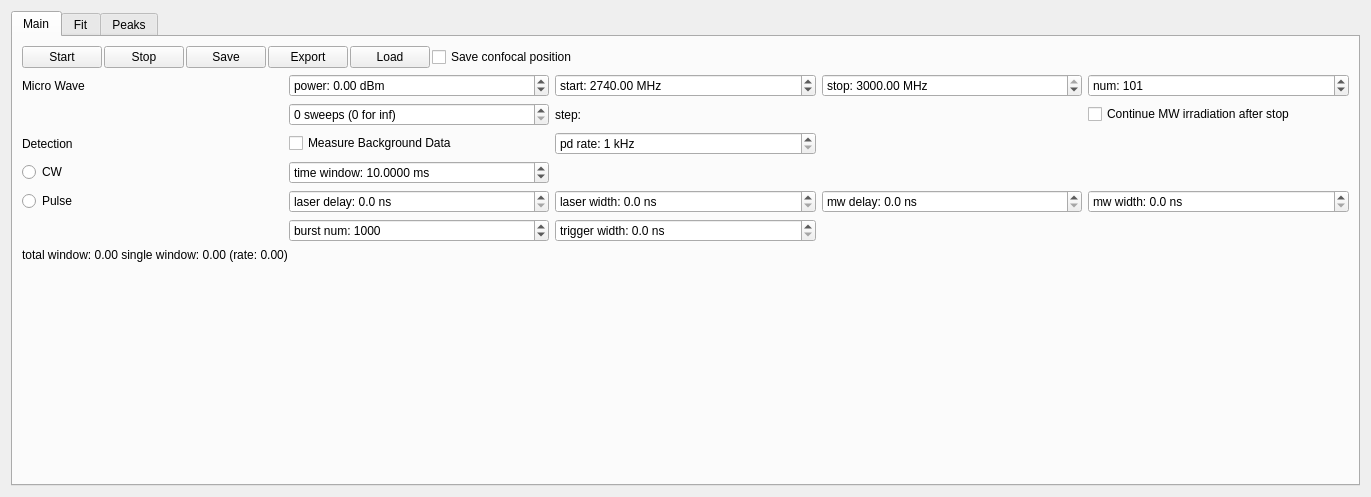
<?xml version="1.0" encoding="UTF-8"?>
<ui version="4.0">
 <class>ODMR</class>
 <widget class="QWidget" name="ODMR">
  <property name="geometry">
   <rect>
    <x>0</x>
    <y>0</y>
    <width>1371</width>
    <height>497</height>
   </rect>
  </property>
  <property name="windowTitle">
   <string>ODMR</string>
  </property>
  <layout class="QVBoxLayout" name="verticalLayout_2">
   <item>
    <widget class="QTabWidget" name="tabWidget">
     <property name="sizePolicy">
      <sizepolicy hsizetype="Expanding" vsizetype="Preferred">
       <horstretch>0</horstretch>
       <verstretch>0</verstretch>
      </sizepolicy>
     </property>
     <property name="currentIndex">
      <number>0</number>
     </property>
     <widget class="QWidget" name="measTab">
      <attribute name="title">
       <string>Main</string>
      </attribute>
      <layout class="QVBoxLayout" name="verticalLayout">
       <item>
        <layout class="QHBoxLayout" name="horizontalLayout">
         <property name="spacing">
          <number>2</number>
         </property>
         <item>
          <widget class="QPushButton" name="startButton">
           <property name="text">
            <string>Start</string>
           </property>
          </widget>
         </item>
         <item>
          <widget class="QPushButton" name="stopButton">
           <property name="text">
            <string>Stop</string>
           </property>
          </widget>
         </item>
         <item>
          <widget class="QPushButton" name="saveButton">
           <property name="text">
            <string>Save</string>
           </property>
          </widget>
         </item>
         <item>
          <widget class="QPushButton" name="exportButton">
           <property name="text">
            <string>Export</string>
           </property>
          </widget>
         </item>
         <item>
          <widget class="QPushButton" name="loadButton">
           <property name="text">
            <string>Load</string>
           </property>
          </widget>
         </item>
         <item>
          <widget class="QCheckBox" name="saveconfocalBox">
           <property name="text">
            <string>Save confocal position</string>
           </property>
          </widget>
         </item>
         <item>
          <spacer name="horizontalSpacer_3">
           <property name="orientation">
            <enum>Qt::Horizontal</enum>
           </property>
           <property name="sizeType">
            <enum>QSizePolicy::Expanding</enum>
           </property>
           <property name="sizeHint" stdset="0">
            <size>
             <width>100</width>
             <height>20</height>
            </size>
           </property>
          </spacer>
         </item>
        </layout>
       </item>
       <item>
        <layout class="QGridLayout" name="gridLayout_2">
         <item row="0" column="2">
          <widget class="QDoubleSpinBox" name="startBox">
           <property name="prefix">
            <string>start: </string>
           </property>
           <property name="suffix">
            <string> MHz</string>
           </property>
           <property name="decimals">
            <number>2</number>
           </property>
           <property name="minimum">
            <double>10.000000000000000</double>
           </property>
           <property name="maximum">
            <double>3000.000000000000000</double>
           </property>
           <property name="singleStep">
            <double>100.000000000000000</double>
           </property>
           <property name="value">
            <double>2740.000000000000000</double>
           </property>
          </widget>
         </item>
         <item row="0" column="0">
          <widget class="QLabel" name="label_6">
           <property name="text">
            <string>Micro Wave</string>
           </property>
          </widget>
         </item>
         <item row="5" column="1">
          <widget class="QSpinBox" name="bnumBox">
           <property name="suffix">
            <string/>
           </property>
           <property name="prefix">
            <string>burst num: </string>
           </property>
           <property name="minimum">
            <number>1</number>
           </property>
           <property name="maximum">
            <number>999999</number>
           </property>
           <property name="singleStep">
            <number>100</number>
           </property>
           <property name="value">
            <number>1000</number>
           </property>
          </widget>
         </item>
         <item row="4" column="3">
          <widget class="QDoubleSpinBox" name="mwdelayBox">
           <property name="prefix">
            <string>mw delay: </string>
           </property>
           <property name="suffix">
            <string> ns</string>
           </property>
           <property name="decimals">
            <number>1</number>
           </property>
           <property name="singleStep">
            <double>10.000000000000000</double>
           </property>
          </widget>
         </item>
         <item row="0" column="1">
          <widget class="QDoubleSpinBox" name="powerBox">
           <property name="prefix">
            <string>power: </string>
           </property>
           <property name="suffix">
            <string> dBm</string>
           </property>
           <property name="minimum">
            <double>-65.000000000000000</double>
           </property>
           <property name="maximum">
            <double>54.000000000000000</double>
           </property>
           <property name="value">
            <double>0.000000000000000</double>
           </property>
          </widget>
         </item>
         <item row="3" column="0">
          <widget class="QRadioButton" name="cwButton">
           <property name="text">
            <string>CW</string>
           </property>
          </widget>
         </item>
         <item row="4" column="1">
          <widget class="QDoubleSpinBox" name="laserdelayBox">
           <property name="enabled">
            <bool>true</bool>
           </property>
           <property name="prefix">
            <string>laser delay: </string>
           </property>
           <property name="suffix">
            <string> ns</string>
           </property>
           <property name="decimals">
            <number>1</number>
           </property>
           <property name="singleStep">
            <double>10.000000000000000</double>
           </property>
          </widget>
         </item>
         <item row="0" column="4">
          <widget class="QSpinBox" name="numBox">
           <property name="suffix">
            <string/>
           </property>
           <property name="prefix">
            <string>num: </string>
           </property>
           <property name="minimum">
            <number>2</number>
           </property>
           <property name="maximum">
            <number>99999</number>
           </property>
           <property name="value">
            <number>101</number>
           </property>
          </widget>
         </item>
         <item row="1" column="4">
          <widget class="QCheckBox" name="mwcontBox">
           <property name="text">
            <string>Continue MW irradiation after stop</string>
           </property>
          </widget>
         </item>
         <item row="1" column="1">
          <widget class="QSpinBox" name="sweepsBox">
           <property name="suffix">
            <string> sweeps (0 for inf)</string>
           </property>
           <property name="prefix">
            <string/>
           </property>
           <property name="minimum">
            <number>0</number>
           </property>
           <property name="maximum">
            <number>999999</number>
           </property>
           <property name="singleStep">
            <number>1</number>
           </property>
           <property name="value">
            <number>0</number>
           </property>
          </widget>
         </item>
         <item row="5" column="2">
          <widget class="QDoubleSpinBox" name="triggerwidthBox">
           <property name="prefix">
            <string>trigger width: </string>
           </property>
           <property name="suffix">
            <string> ns</string>
           </property>
           <property name="decimals">
            <number>1</number>
           </property>
           <property name="singleStep">
            <double>10.000000000000000</double>
           </property>
          </widget>
         </item>
         <item row="4" column="2">
          <widget class="QDoubleSpinBox" name="laserwidthBox">
           <property name="prefix">
            <string>laser width: </string>
           </property>
           <property name="suffix">
            <string> ns</string>
           </property>
           <property name="decimals">
            <number>1</number>
           </property>
           <property name="singleStep">
            <double>10.000000000000000</double>
           </property>
          </widget>
         </item>
         <item row="0" column="3">
          <widget class="QDoubleSpinBox" name="stopBox">
           <property name="prefix">
            <string>stop: </string>
           </property>
           <property name="suffix">
            <string> MHz</string>
           </property>
           <property name="decimals">
            <number>2</number>
           </property>
           <property name="minimum">
            <double>10.000000000000000</double>
           </property>
           <property name="maximum">
            <double>3000.000000000000000</double>
           </property>
           <property name="singleStep">
            <double>100.000000000000000</double>
           </property>
           <property name="value">
            <double>3000.000000000000000</double>
           </property>
          </widget>
         </item>
         <item row="1" column="2">
          <widget class="QLabel" name="stepLabel">
           <property name="text">
            <string>step: </string>
           </property>
          </widget>
         </item>
         <item row="4" column="0">
          <widget class="QRadioButton" name="pulseButton">
           <property name="text">
            <string>Pulse</string>
           </property>
          </widget>
         </item>
         <item row="4" column="4">
          <widget class="QDoubleSpinBox" name="mwwidthBox">
           <property name="prefix">
            <string>mw width: </string>
           </property>
           <property name="suffix">
            <string> ns</string>
           </property>
           <property name="decimals">
            <number>1</number>
           </property>
           <property name="singleStep">
            <double>10.000000000000000</double>
           </property>
          </widget>
         </item>
         <item row="3" column="1">
          <widget class="QDoubleSpinBox" name="windowBox">
           <property name="prefix">
            <string>time window: </string>
           </property>
           <property name="suffix">
            <string> ms</string>
           </property>
           <property name="decimals">
            <number>4</number>
           </property>
           <property name="minimum">
            <double>0.100000000000000</double>
           </property>
           <property name="maximum">
            <double>1000.000000000000000</double>
           </property>
           <property name="value">
            <double>10.000000000000000</double>
           </property>
          </widget>
         </item>
         <item row="2" column="1">
          <widget class="QCheckBox" name="backgroundBox">
           <property name="text">
            <string>Measure Background Data</string>
           </property>
          </widget>
         </item>
         <item row="2" column="0">
          <widget class="QLabel" name="label">
           <property name="text">
            <string>Detection</string>
           </property>
          </widget>
         </item>
         <item row="2" column="2">
          <widget class="QSpinBox" name="pdrateBox">
           <property name="suffix">
            <string> kHz</string>
           </property>
           <property name="prefix">
            <string>pd rate: </string>
           </property>
           <property name="minimum">
            <number>1</number>
           </property>
           <property name="maximum">
            <number>10000</number>
           </property>
          </widget>
         </item>
        </layout>
       </item>
       <item>
        <widget class="QLabel" name="pulseLabel">
         <property name="text">
          <string>total window: 0.00 single window: 0.00 (rate: 0.00)</string>
         </property>
        </widget>
       </item>
       <item>
        <spacer name="verticalSpacer">
         <property name="orientation">
          <enum>Qt::Vertical</enum>
         </property>
         <property name="sizeHint" stdset="0">
          <size>
           <width>20</width>
           <height>40</height>
          </size>
         </property>
        </spacer>
       </item>
      </layout>
     </widget>
     <widget class="QWidget" name="fiTab">
      <attribute name="title">
       <string>Fit</string>
      </attribute>
     </widget>
     <widget class="QWidget" name="peaksTab">
      <property name="minimumSize">
       <size>
        <width>0</width>
        <height>0</height>
       </size>
      </property>
      <attribute name="title">
       <string>Peaks</string>
      </attribute>
     </widget>
    </widget>
   </item>
  </layout>
 </widget>
 <tabstops>
  <tabstop>tabWidget</tabstop>
  <tabstop>startButton</tabstop>
  <tabstop>stopButton</tabstop>
  <tabstop>saveButton</tabstop>
  <tabstop>exportButton</tabstop>
  <tabstop>loadButton</tabstop>
  <tabstop>saveconfocalBox</tabstop>
  <tabstop>powerBox</tabstop>
  <tabstop>startBox</tabstop>
  <tabstop>stopBox</tabstop>
  <tabstop>numBox</tabstop>
  <tabstop>sweepsBox</tabstop>
  <tabstop>mwcontBox</tabstop>
  <tabstop>backgroundBox</tabstop>
  <tabstop>pdrateBox</tabstop>
  <tabstop>cwButton</tabstop>
  <tabstop>windowBox</tabstop>
  <tabstop>pulseButton</tabstop>
  <tabstop>laserdelayBox</tabstop>
  <tabstop>laserwidthBox</tabstop>
  <tabstop>mwdelayBox</tabstop>
  <tabstop>mwwidthBox</tabstop>
  <tabstop>bnumBox</tabstop>
  <tabstop>triggerwidthBox</tabstop>
 </tabstops>
 <resources/>
 <connections/>
</ui>
